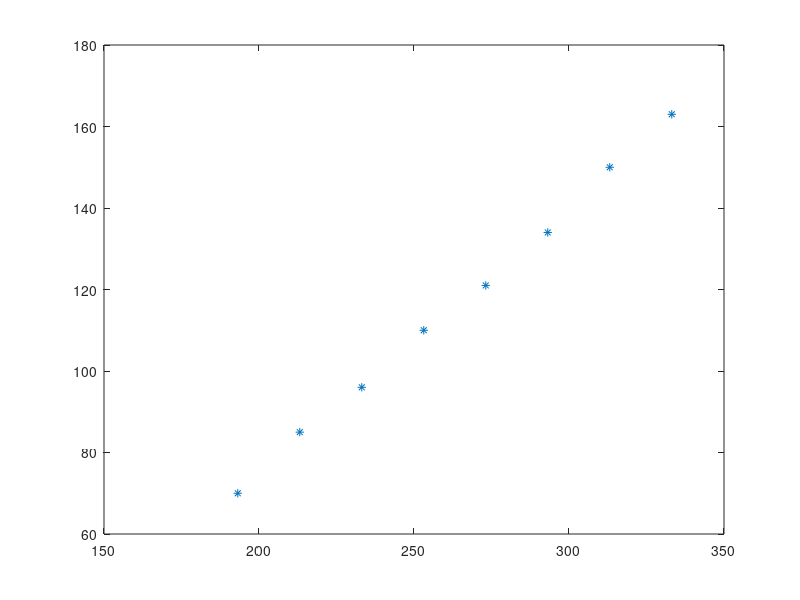

MATLAB code to generate this figure: (Note: this script raises an error after producing the figure.)
temp = [-80, -60, -40, -20, 0, 20, 40, 60] + 273.15;
row = [70, 85, 96, 110, 121, 134, 150, 163];

plot(temp, row, '*');


ft = fittype('a*((x)^n) + b', 'problem', 'n');
[fit_fn, fit_gof] = fit(temp', row', ft, 'StartPoint', [.5,1], 'problem', 1);

hold on;
plot(fit_fn, 'm');
title ('Temperature vs Rho');
xlabel('Temperature (K)');
ylabel('Rho (µΩ - cm)');
legend('Data');
text(210, 160, 'Rho = 0.7T - 70 (µΩ - cm)');
hold off;